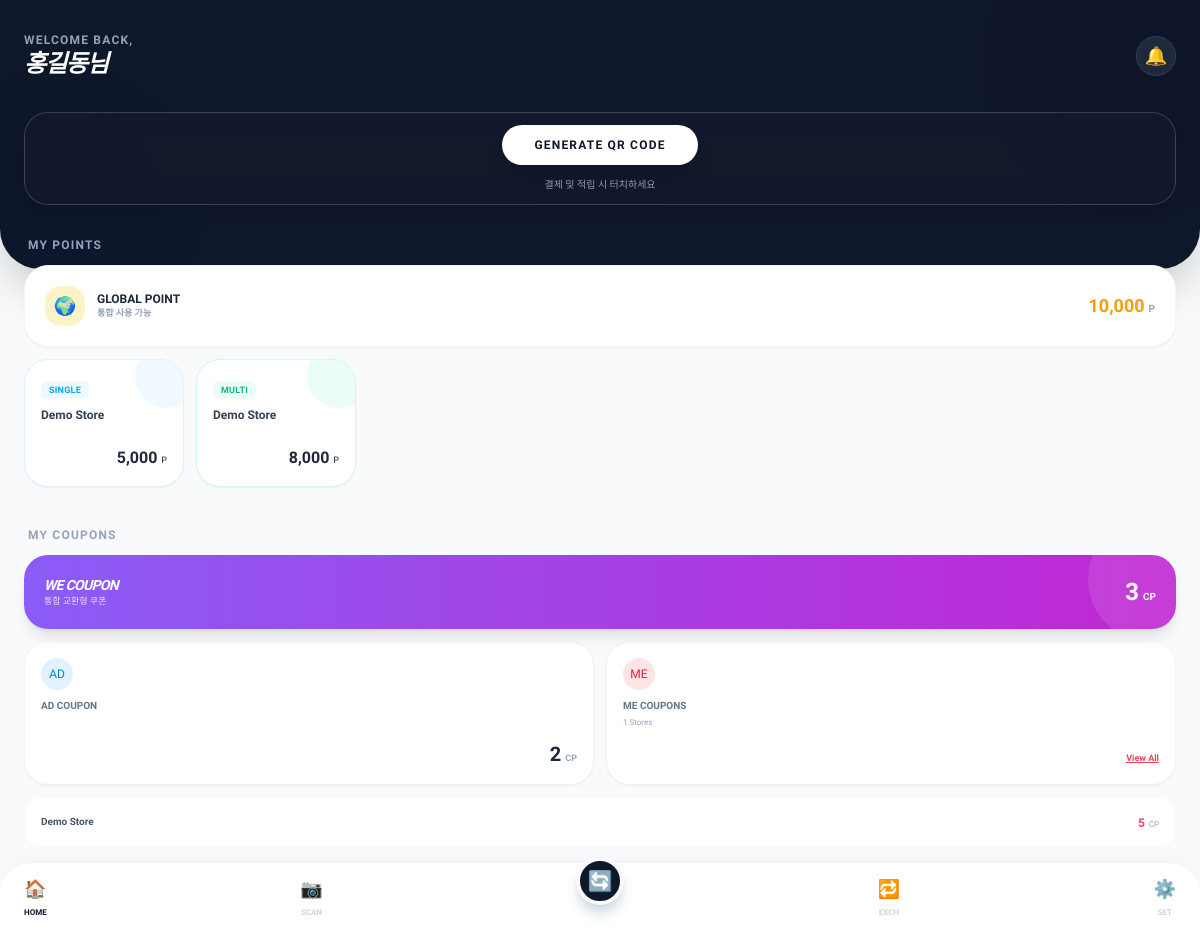
Screenshot of /user_wallet.php with the database file from the repository.
### tables this page shows
CREATE TABLE `users` (
  `id` int(11) NOT NULL,
  `email` varchar(255) NOT NULL,
  `password` varchar(255) NOT NULL,
  `nickname` varchar(100) NOT NULL,
  `created_at` datetime NOT NULL DEFAULT CURRENT_TIMESTAMP,
  `username` varchar(100) DEFAULT NULL
);

CREATE TABLE `user_wallets` (
  `id` int(11) NOT NULL,
  `user_id` int(11) NOT NULL,
  `store_id` int(11) NOT NULL DEFAULT '0',
  `asset_type` enum('SINGLE','MULTI','GLOBAL','ME','AD','WE') NOT NULL,
  `balance` int(11) NOT NULL DEFAULT '0',
  `updated_at` datetime NOT NULL DEFAULT CURRENT_TIMESTAMP ON UPDATE CURRENT_TIMESTAMP
);

CREATE TABLE `stores` (
  `id` int(11) NOT NULL,
  `menu_format_id` int(11) NOT NULL DEFAULT '1' COMMENT '본사가 제공한 메뉴 솔루션(포맷) ID',
  `store_name` varchar(255) NOT NULL,
  `currency_code` varchar(10) NOT NULL DEFAULT 'KRW',
  `service_charge_type` enum('NONE','PERCENT','FIX') DEFAULT 'NONE',
  `service_charge_rate` int(11) DEFAULT '0',
  `tax_inclusive` enum('Y','N') DEFAULT 'N',
  `tax_rate` int(11) DEFAULT '10',
  `allow_tip` enum('Y','N') DEFAULT 'N',
  `tip_type` enum('PERCENT','FIX') DEFAULT 'PERCENT',
  `tip_value` int(11) DEFAULT '0',
  `point_policy` enum('NONE','SINGLE','MULTI') DEFAULT 'NONE',
  `point_rate` int(11) DEFAULT '0',
  `point_payer` enum('HQ','STORE') DEFAULT 'STORE',
  `point_policy_id` int(11) DEFAULT NULL,
  `username` varchar(100) DEFAULT NULL,
  `password` varchar(255) DEFAULT NULL,
  `kds_theme` varchar(20) NOT NULL DEFAULT 'sky',
  `kds_alert_5` int(11) NOT NULL DEFAULT '5',
  `kds_alert_10` int(11) NOT NULL DEFAULT '10',
  `kds_alert_20` int(11) NOT NULL DEFAULT '20',
  `kds_alert_30` int(11) NOT NULL DEFAULT '30',
  `kds_sound` varchar(20) NOT NULL DEFAULT 'chime1',
  `kds_sound_custom` varchar(255) DEFAULT NULL,
  `use_local_status` tinyint(1) NOT NULL DEFAULT '1',
  `kds_datetime_locale` varchar(5) NOT NULL DEFAULT 'ko',
  `kds_sync_order_status` tinyint(1) NOT NULL DEFAULT '1',
  `kds_kitchen_theme` varchar(50) DEFAULT NULL
);

### user_wallet.php (the view, shortened to what this page needs)
<?php
include 'db_config.php';
$user_id = $_SESSION['user_id'];
$stmt = $pdo->prepare("SELECT * FROM users WHERE id = ?");
$stmt->execute([$user_id]);
$user = $stmt->fetch(PDO::FETCH_ASSOC);
$stmt = $pdo->prepare("
    SELECT w.*, s.store_name
    FROM user_wallets w
    LEFT JOIN stores s ON w.store_id = s.id
    WHERE w.user_id = ?
");
$stmt->execute([$user_id]);
$raw_assets = $stmt->fetchAll(PDO::FETCH_ASSOC);
$points = ['SINGLE' => [], 'MULTI' => [], 'GLOBAL' => []];
$coupons = ['ME' => [], 'AD' => [], 'WE' => []];
foreach ($raw_assets as $row) {
    if (in_array($row['asset_type'], ['SINGLE', 'MULTI', 'GLOBAL'])) {
        $points[$row['asset_type']][] = $row;
    } else {
        $coupons[$row['asset_type']][] = $row;
    }
}
$global_point = 0;
foreach($points['GLOBAL'] as $p) $global_point += $p['balance'];
$ad_coupon_cnt = 0;
foreach($coupons['AD'] as $c) $ad_coupon_cnt += $c['balance'];
$we_coupon_cnt = 0;
foreach($coupons['WE'] as $c) $we_coupon_cnt += $c['balance'];
?>
<!DOCTYPE html>
<html lang="ko">
<head>
    <script src="https://cdn.tailwindcss.com"></script>
</head>
<body class="bg-slate-50 text-slate-800 min-h-screen pb-24">
    <div class="bg-slate-900 text-white pt-8 pb-16 px-6 rounded-b-[2.5rem] relative shadow-2xl overflow-hidden">
        <div class="absolute top-0 right-0 w-64 h-64 bg-violet-600 rounded-full mix-blend-multiply filter blur-3xl opacity-20 -mr-16 -mt-16"></div>
        <div class="relative z-10">
            <div class="flex justify-between items-center mb-8">
                <div>
                    <p class="text-xs text-slate-400 font-bold uppercase tracking-widest">Welcome back,</p>
                    <h1 class="text-2xl font-black italic tracking-tighter"><?php echo htmlspecialchars($user['nickname']); ?>님</h1>
                </div>
                <div class="w-10 h-10 rounded-full bg-slate-800 border border-slate-700 flex items-center justify-center text-lg">🔔</div>
            </div>
            <div class="bg-white/10 backdrop-blur-md border border-white/10 rounded-3xl p-6 text-center shadow-lg relative overflow-hidden group">
                <div id="qr_cover" class="absolute inset-0 bg-slate-900/90 flex flex-col items-center justify-center z-20 transition-all duration-300">
                    <button onclick="generateQR()" class="bg-white text-slate-900 px-8 py-3 rounded-full font-black uppercase text-xs tracking-widest shadow-xl transform group-hover:scale-105 transition-all">
                        Generate QR Code
                    </button>
                    <p class="text-[10px] text-slate-400 mt-3 font-medium">결제 및 적립 시 터치하세요</p>
                </div>
            </div>
        </div>
    </div>
    <div class="px-6 -mt-8 relative z-20 space-y-8">
        <section>
            <h3 class="text-xs font-black text-slate-400 uppercase tracking-widest mb-3 ml-1">My Points</h3>
            <div class="space-y-3">
                <div class="bg-white p-5 rounded-3xl shadow-sm border border-slate-100 flex justify-between items-center">
                    <div class="flex items-center gap-3">
                        <div class="w-10 h-10 rounded-2xl bg-amber-100 flex items-center justify-center text-amber-600 text-lg">🌍</div>
                        <div>
                            <h4 class="text-xs font-black text-slate-800 uppercase">Global Point</h4>
                            <p class="text-[9px] text-slate-400 font-bold">통합 사용 가능</p>
                        </div>
                    </div>
                    <div class="text-right">
                        <span class="text-lg font-black text-amber-500"><?php echo number_format($global_point); ?></span>
                        <span class="text-[10px] font-bold text-slate-400">P</span>
                    </div>
                </div>
                <div class="flex gap-3 overflow-x-auto hide-scroll pb-2">
                    <?php if(empty($points['SINGLE'])): ?>
                        <div class="min-w-[140px] bg-white p-4 rounded-3xl border border-slate-100 flex flex-col justify-center items-center text-center">
                            <span class="text-xs font-bold text-slate-300">No Single<br>Points</span>
                        </div>
                    <?php else: foreach($points['SINGLE'] as $p): ?>
                    <div class="min-w-[160px] bg-white p-4 rounded-3xl border border-sky-100 shadow-sm flex flex-col justify-between h-32 relative overflow-hidden">
                        <div class="absolute -right-4 -top-4 w-16 h-16 bg-sky-50 rounded-full"></div>
                        <div>
                            <span class="text-[9px] font-black text-sky-500 uppercase tracking-wide bg-sky-50 px-2 py-1 rounded-md">Single</span>
                            <h5 class="text-xs font-bold text-slate-700 mt-2 leading-tight"><?php echo htmlspecialchars($p['store_name']); ?></h5>
                        </div>
                        <div class="text-right">
                            <span class="text-base font-black text-slate-800"><?php echo number_format($p['balance']); ?></span> <span class="text-[9px]">P</span>
                        </div>
                    </div>
                    <?php endforeach; endif; ?>
                    <?php foreach($points['MULTI'] as $p): ?>
                    <div class="min-w-[160px] bg-white p-4 rounded-3xl border border-emerald-100 shadow-sm flex flex-col justify-between h-32 relative overflow-hidden">
                        <div class="absolute -right-4 -top-4 w-16 h-16 bg-emerald-50 rounded-full"></div>
                        <div>
                            <span class="text-[9px] font-black text-emerald-500 uppercase tracking-wide bg-emerald-50 px-2 py-1 rounded-md">Multi</span>
                            <h5 class="text-xs font-bold text-slate-700 mt-2 leading-tight"><?php echo htmlspecialchars($p['store_name']); ?></h5>
                        </div>
                        <div class="text-right">
                            <span class="text-base font-black text-slate-800"><?php echo number_format($p['balance']); ?></span> <span class="text-[9px]">P</span>
                        </div>
                    </div>
                    <?php endforeach; ?>
                </div>
            </div>
        </section>
        <section>
            <h3 class="text-xs font-black text-slate-400 uppercase tracking-widest mb-3 ml-1">My Coupons</h3>
            <div class="grid grid-cols-2 gap-3">
                <div class="col-span-2 bg-gradient-to-r from-violet-500 to-fuchsia-600 p-5 rounded-3xl shadow-lg text-white relative overflow-hidden">
                    <div class="relative z-10 flex justify-between items-center">
                        <div>
                            <h4 class="text-sm font-black italic uppercase tracking-tighter">WE Coupon</h4>
                            <p class="text-[9px] font-medium opacity-80">통합 교환형 쿠폰</p>
                        </div>
                        <div class="text-right">
                            <span class="text-2xl font-black"><?php echo number_format($we_coupon_cnt); ?></span>
                            <span class="text-[10px] font-bold">CP</span>
                        </div>
                    </div>
                    <div class="absolute top-0 right-0 w-32 h-32 bg-white opacity-10 rounded-full -mr-10 -mt-10"></div>
                </div>
                <div class="bg-white p-4 rounded-3xl border border-slate-100 shadow-sm flex flex-col justify-between h-36">
                    <div>
                        <div class="w-8 h-8 rounded-full bg-sky-100 flex items-center justify-center text-sky-600 text-xs mb-2">AD</div>
                        <h4 class="text-[10px] font-black uppercase text-slate-500">AD Coupon</h4>
                    </div>
                    <div class="text-right">
                        <span class="text-xl font-black text-slate-800"><?php echo number_format($ad_coupon_cnt); ?></span>
                        <span class="text-[9px] text-slate-400 font-bold">CP</span>
                    </div>
                </div>
                <div class="bg-white p-4 rounded-3xl border border-slate-100 shadow-sm flex flex-col justify-between h-36">
                    <div>
                        <div class="w-8 h-8 rounded-full bg-rose-100 flex items-center justify-center text-rose-600 text-xs mb-2">ME</div>
                        <h4 class="text-[10px] font-black uppercase text-slate-500">ME Coupons</h4>
                        <p class="text-[8px] text-slate-400 mt-1">
                            <?php echo count($coupons['ME']); ?> Stores
                        </p>
                    </div>
                    <div class="text-right">
                        <button onclick="alert('ME쿠폰 상세 보기로 이동')" class="text-[9px] font-bold text-rose-500 underline">View All</button>
                    </div>
                </div>
            </div>
            <div class="mt-3 space-y-2">
                <?php foreach(array_slice($coupons['ME'], 0, 3) as $c): ?>
                <div class="bg-white px-4 py-3 rounded-2xl border border-slate-50 flex justify-between items-center">
                    <span class="text-[10px] font-bold text-slate-600 truncate w-32"><?php echo htmlspecialchars($c['store_name']); ?></span>
                    <div>
                        <span class="text-xs font-black text-rose-500"><?php echo number_format($c['balance']); ?></span>
                        <span class="text-[8px] text-slate-400">CP</span>
                    </div>
                </div>
                <?php endforeach; ?>
            </div>
        </section>
    </div>
    <nav class="fixed bottom-0 w-full bg-white border-t border-slate-100 pb-6 pt-3 px-6 flex justify-between items-center z-50 rounded-t-[2rem] shadow-[0_-5px_20px_rgba(0,0,0,0.02)]">
        <button class="flex flex-col items-center gap-1 text-slate-900">
            <span class="text-lg">🏠</span>
            <span class="text-[8px] font-bold uppercase">Home</span>
        </button>
        <button class="flex flex-col items-center gap-1 text-slate-300 hover:text-violet-600 transition-colors">
            <span class="text-lg">📷</span>
            <span class="text-[8px] font-bold uppercase">Scan</span>
        </button>
        <button onclick="location.reload()" class="bg-slate-900 text-white w-12 h-12 rounded-full flex items-center justify-center -mt-8 shadow-lg shadow-slate-300 border-4 border-slate-50">
            <span class="text-xl">🔄</span>
        </button>
        <button class="flex flex-col items-center gap-1 text-slate-300 hover:text-violet-600 transition-colors">
            <span class="text-lg">🔁</span>
            <span class="text-[8px] font-bold uppercase">Exch</span>
        </button>
        <button class="flex flex-col items-center gap-1 text-slate-300 hover:text-violet-600 transition-colors">
            <span class="text-lg">⚙️</span>
            <span class="text-[8px] font-bold uppercase">Set</span>
        </button>
    </nav>
</body>
</html>

### user_wallet.php (style rules this page uses)
body { font-family: 'Pretendard', sans-serif; -webkit-tap-highlight-color: transparent; }
.hide-scroll { -ms-overflow-style: none; scrollbar-width: none; }

### rows the page displays
users: nickname "홍길동"
user_wallets: store.store_name "Demo Store", balance "5,000"
user_wallets: store.store_name "Demo Store", balance "8,000"
user_wallets: store.store_name "Demo Store", balance "5"

### other values shown
$global_point "10,000"
$we_coupon_cnt "3"
$ad_coupon_cnt "2"
count($coupons['ME']) "1"
